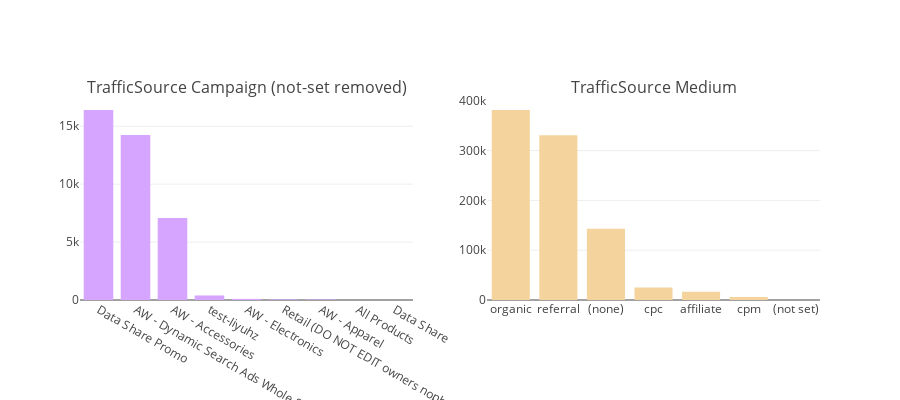

Notebook source saved alongside this figure:
### Markdown cell above
## 2.3 Traffic Attributes

### Code cell
fig = tools.make_subplots(rows=1, cols=2, subplot_titles=["TrafficSource Campaign (not-set removed)", "TrafficSource Medium"], print_grid=False)

colors = ["#d6a5ff", "#fca6da", "#f4d39c", "#a9fcca"]
t1 = train["trafficSource.campaign"].value_counts()
t2 = train["trafficSource.medium"].value_counts()
tr1 = go.Bar(x = t1.index, y = t1.values, marker=dict(color=colors[3]))
tr2 = go.Bar(x = t2.index, y = t2.values, marker=dict(color=colors[2]))
tr3 = go.Bar(x = t1.index[1:], y = t1.values[1:], marker=dict(color=colors[0]))
tr4 = go.Bar(x = t2.index[1:], y = t2.values[1:])

fig.append_trace(tr3, 1, 1)
fig.append_trace(tr2, 1, 2)
fig['layout'].update(height=400, margin=dict(b=100), showlegend=False)
iplot(fig)

### Figure 1 — Plotly figure (JSON) as saved in the notebook; plotly's stock layout.template omitted (floating-point values rounded to 4 significant figures)
{"data": [{"marker": {"color": "#d6a5ff"}, "type": "bar", "uid": "4d3040fe-db8c-11e8-8c3d-888888888788", "x": ["Data Share Promo", "AW - Dynamic Search Ads Whole Site", "AW - Accessories", "test-liyuhz", "AW - Electronics", "Retail (DO NOT EDIT owners nophakun and tianyu)", "AW - Apparel", "All Products", "Data Share"], "xaxis": "x", "y": [16403, 14244, 7070, 392, 96, 50, 46, 4, 1], "yaxis": "y"}, {"marker": {"color": "#f4d39c"}, "type": "bar", "uid": "4d308f08-db8c-11e8-8f7b-888888888788", "x": ["organic", "referral", "(none)", "cpc", "affiliate", "cpm", "(not set)"], "xaxis": "x2", "y": [381561, 330955, 143026, 25326, 16403, 6263, 120], "yaxis": "y2"}], "layout": {"annotations": [{"font": {"size": 16}, "showarrow": false, "text": "TrafficSource Campaign (not-set removed)", "x": 0.225, "xanchor": "center", "xref": "paper", "y": 1, "yanchor": "bottom", "yref": "paper"}, {"font": {"size": 16}, "showarrow": false, "text": "TrafficSource Medium", "x": 0.775, "xanchor": "center", "xref": "paper", "y": 1, "yanchor": "bottom", "yref": "paper"}], "height": 400, "margin": {"b": 100}, "showlegend": false, "xaxis": {"anchor": "y", "domain": [0, 0.45]}, "xaxis2": {"anchor": "y2", "domain": [0.55, 1]}, "yaxis": {"anchor": "x", "domain": [0, 1]}, "yaxis2": {"anchor": "x2", "domain": [0, 1]}}}
